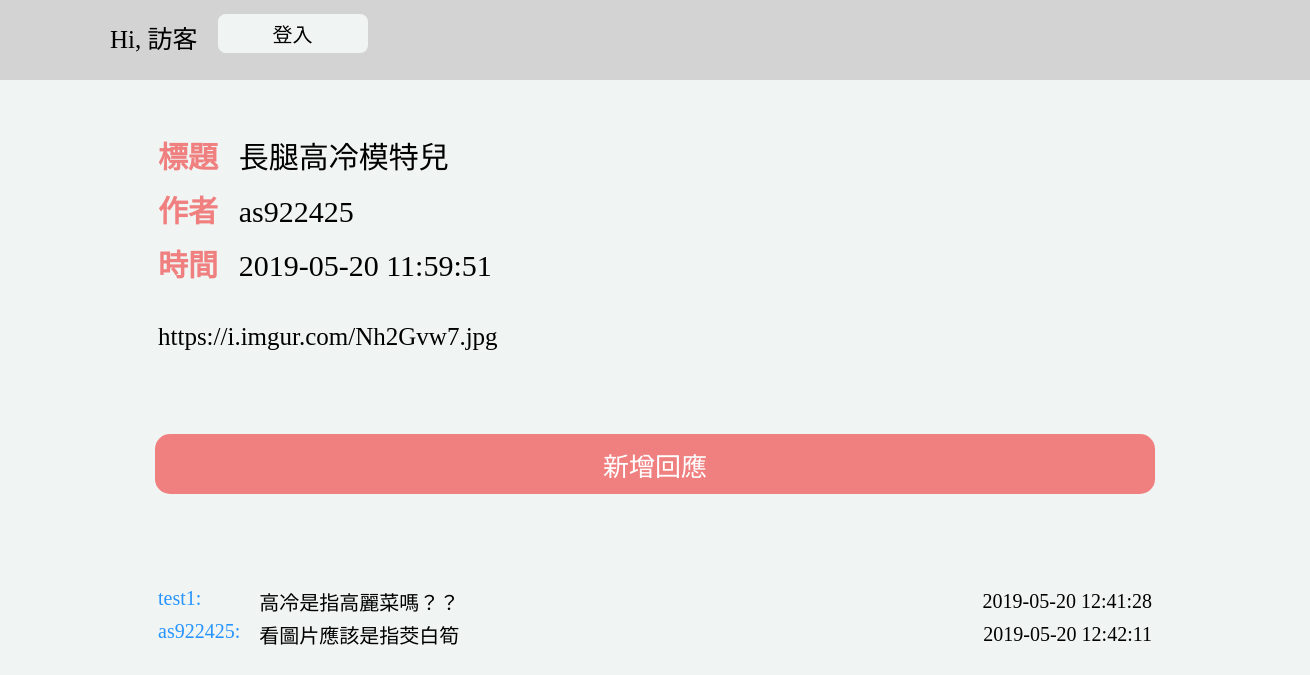
The page /viewBoard.php?id=4&articleid=11 on the database its author committed.
### tables this page shows
CREATE TABLE `dz_board` (
  `id` int(11) NOT NULL,
  `board_id` int(11) NOT NULL,
  `account` varchar(32) NOT NULL,
  `time` timestamp NOT NULL DEFAULT CURRENT_TIMESTAMP,
  `title` varchar(64) NOT NULL,
  `content` varchar(1024) NOT NULL,
  `ip` varchar(40) NOT NULL
);

CREATE TABLE `dz_thread` (
  `id` int(11) NOT NULL,
  `board_id` int(11) NOT NULL,
  `article_id` int(11) NOT NULL,
  `time` timestamp NOT NULL DEFAULT CURRENT_TIMESTAMP,
  `account` varchar(32) NOT NULL,
  `content` varchar(1024) NOT NULL,
  `ip` varchar(64) NOT NULL
);

### viewBoard.php (the view, shortened to what this page needs)
<?php
include("pdoInc.php");
?>
<!DOCTYPE html>
<html>
<head>
</head>
<body>
<div class="header">
	<form action="viewBoard.php?id=<?php echo (int)$_GET['id'];?>&articleid=<?php echo(int)$_GET['articleid'];?>" method="post" class='greet'>
		<?php
		if (!isset($_SESSION['account'])) {
			echo "<span>Hi, 訪客</span>";
			echo "<button name=\"login\" class='btn'>登入</button> ";
		}
		else {
			echo "<span>Hi, ".$_SESSION['account']." (".$_SESSION['nickname'].")</span>";
			echo "<button name=\"logout\" class='btn'>登出</button> ";
			echo "<button name=\"backToBoard\" class='btn'>回到首頁</button>";
		}
		?>
	</form>
</div>
<div class="viewBoard">
	<table>
		<?php
		if (isset($_GET['id'])&&isset($_GET['articleid'])) {
			$sth=$dbh->prepare('SELECT account,time,title,content from dz_board where board_id=? and id=?');
			$sth->execute(array((int)$_GET['id'],(int)$_GET['articleid']));
			if($sth->rowCount()>0){
				while($row = $sth->fetch(PDO::FETCH_ASSOC)){
					$nn = htmlspecialchars($row['account']);
					$tt = htmlspecialchars($row['title']);
			   		$msg = htmlspecialchars($row['content']);
			    	$msg = str_replace("\n", "<br/>", $msg);
					echo "<tr class='title'>
					<td class='titleLabel' colspan='1'>標題&nbsp&nbsp</td>
					<td >".$tt."</td>
					</tr>";
					echo "<tr class='title'>
					<td class='titleLabel'>作者</td><td>".$nn."</td>
					</tr>";
					echo "<tr class='title'>
					<td class='titleLabel'>時間</td><td>".$row['time']."</td>
					</tr>";
					echo "<tr class='content'>
					<td  colspan='200'><br/>".$msg."</td>
					</tr>";
				}
			}
		}
		?>
	</table>
<div class="response">
	<form action="newmsg.php?id=<?php echo (int)$_GET['id'];?>&articleid=<?php echo(int)$_GET['articleid'];?>" method="post">
		<button class='newmsg'name='newmsg'>新增回應</button>
	</form>
</div>
<div  class="message">
	<table>
<?php
	if (isset($_GET['id'])&&isset($_GET['articleid'])) {
		$sth = $dbh->prepare('SELECT * from dz_thread where board_id=? and article_id=? ORDER BY id');
		$sth->execute(array((int)$_GET['id'],(int)$_GET['articleid']));
			while($row = $sth->fetch(PDO::FETCH_ASSOC)){
       			$nn = htmlspecialchars($row['account']);
			    $msg = htmlspecialchars($row['content']);
		        echo '<td class=\'id\'>'.
		        $nn.':</td><td class=\'msg\'>'.$msg.
				'</td>
				<td class=\'time\'>'.$row['time'].'</td>
		        </tr>';
		    }
	}
?>
	</table>
</div>
</div>
</body>
</html>

### viewBoard.php (style rules this page uses)
body { background-color: rgb(240,245,243); font-size: 25px; }
.header { background-color: lightgrey; position: absolute; top: 0px; left: 0px; width: 100%; height: 80px; }
.greet { position: relative; line-height: 80px; left: 100px; }
span { margin: 0 10px; }
.btn { font-size: 20px; width: 150px; margin: 0 10px; vertical-align: text-bottom; border: none; border-radius: .5rem; padding: 5px 3px; background-color: rgb(240,245,243); }
.viewBoard { width: 1000px; margin:130px auto 10px auto; }
table { margin-bottom: 30px; }
.title { font-size: 30px; line-height: 50px; }
.titleLabel { font-weight:700; color: lightcoral; }
.response { position: relative; height: 150px; margin-top: 80px; }
.newmsg { position: absolute; left: 50%; margin-left: -500px; width: 1000px; height: 60px; border-radius: 15px; font-size: 26px; background-color: lightcoral; color: white; border: none; }
.message { font-size: 20px; }
.id { width: 10%; font-weight: 500; color: #2894ff; vertical-align: top; }
.message>table { width: 100%; }
.time { width: 22%; text-align: right; }

### rows shown on the page
dz_board: title "長腿高冷模特兒", account "as922425", time "2019-05-20 11:59:51", content "https://i.imgur.com/Nh2Gvw7.jpg"
dz_thread: account "test1", content "高冷是指高麗菜嗎？？", time "2019-05-20 12:41:28"
dz_thread: account "as922425", content "看圖片應該是指茭白筍", time "2019-05-20 12:42:11"
